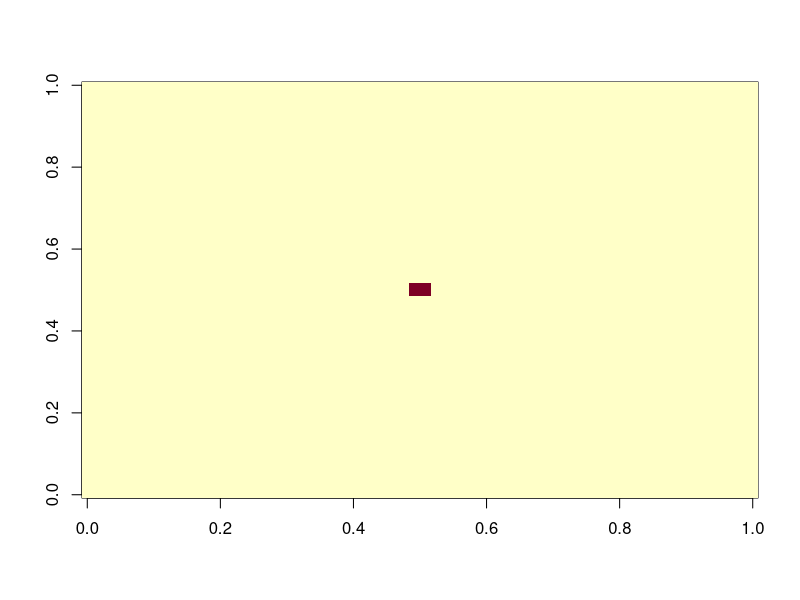

Generate this figure with R: (Note: this script raises an error after producing the figure.)
## ---- chunk 1
knitr::opts_chunk$set(echo = TRUE)
knitr::opts_knit$set(root.dir=normalizePath(".."))
## ---- chunk 2
library(tidyverse)
library(Matrix)
library(ggplot2)
## ---- chunk 3
NX <- 64 # number of pixels in x direction
NZ <- NX # number of pixels in z direction, square space for now
minx <- 0 # minimum x position in cm
minz <- 0 # minimum y position in cm
maxx <- 12.8  # maximum x position in cm
maxz <- maxx  # maximum z position in cm
pwidth <- maxx/NX # define pixel width in cm
## ---- chunk 4
wd <- 0.254 # width of inspection volume in z direction
wColl <- 0.254 # width of detector collimator slit in z direction
## ---- chunk 5
E0 <- 88.04 # Energy of primary gamma-ray of Cd-109 radioisotope in keV
moc2 <- 511 # Rest mass energy of electron in keV from NIST                                                    reference--https://physics.nist.gov/cgi-bin/cuu/Value?mec2mev
S_Act_mCi <- 75 # Input Cd-109 source activity in mCi
mCi_to_Bq <- 37000000 # Conversion factor from mCi to Bq (decays/sec)
S_Act <- mCi_to_Bq*S_Act_mCi # Calculate source activity in Bq
Ints_88k <- 0.0364 # Intensity of 88 keV gamma-rays in # per decay
Em_rate <- Ints_88k*S_Act # Emission rate of 88 keV gamma rays from Cd-109 source
r02 <- 0.0794 #classical electron radius squared in barns (1e-24 cm^2) from NIST                                reference--https://physics.nist.gov/cgi-bin/cuu/Value?re
## ---- chunk 6
NS <- 8 # number of source (and first detector) locations
XSspace <- 0.5
ZSspace <- 0.1
SourceLoc <- tibble( X = seq( 0, NS-1 ) * XSspace ) #x coordinate of source positions
SourceLoc$Z <- SourceLoc$X * ZSspace/XSspace #z coordinate of source positions

SourceLoc$Theta <- SourceLoc$Z #Initialize vector in SourceLoc for source angles
SourceLoc$Theta[ seq(1, NS) ] <- 29.3 #Angle of source positions in degrees
SourceLoc$Theta[ seq(NS/2+1, NS)] <- 180 - 29.3   #Angle of last 4 source positions in degrees
SourceDX <- 0.508 # source diameter in X dimension in cm
SourceDZ <- 0.1 # source thickness in Z dimension in cm
SourceNX <- 10 # number of source sub-positions in X dimension
SourceNZ<- 2 # number of source sub-positions in Z dimension
## ---- chunk 7
ndet <- 115 # number of gamma-ray detectors in array
det_dist <- 0.5e+0 # separation in cm of the first detector from the source and between the remaining detectors in the array
det_x <- t(tibble ( seq(1,ndet)*det_dist )) # x dimension of detector array locations
det_r <- 0.254 # set the radius of the detector face in cm
## ---- chunk 8
Eres <- 0.4 # gamma-rEay detector energy resolution in keV
chnwidth <- Eres/2 # assign channel width to give 2 channels for energy resolution of detectors
Emin <- floor(E0/(1+(E0/moc2)*(2))) # set the minimum energy for the detector below E0 back scattered energy
Emax <- floor(E0)
nchns <- (Emax-Emin)/chnwidth
Echn <- tibble ( seq(0,nchns-1)*chnwidth + Emin + chnwidth/2 ) # calculate energy of detector channels
## ---- chunk 9
mcoll1 <- 1 # slope of field of view limit 1 from collimator
bcoll1 <- 0 # intercept of field of view limit 1 from collimator
mcoll2 <- -1 # slope of field of view limit 1 from collimator
bcoll1 <- 0 # intercept of field of view limit 1 from collimator
## ---- chunk 10
Count <- tibble( times = seq(0,NS-1) ) #set up dataframe for count times
# Count$times <- 1800 #set the count times as a default of 30 m (1800 s)
Count_time <- 3600 #set the count time as a default of 60 m (3600 s)
## ---- chunk 11
Image_loc <- tibble( loc = (seq(0,NX-1)+0.5
                              )*pwidth ) #set up data frame for image plane locations
Count_time <- 3600 #set the count times as a default of 1 hr (3600 s)
# Image_plane <- Matrix (0.00E00, NX, NZ, sparse=TRUE) #initialize the NX by NZ pixel image plane with zeroes
Image_plane <- matrix (0.00E00, NX, NZ,) #initialize the NX by NZ pixel image plane with zeroes
Na <- 6.023E+23 # Avogadro number

Al <- data.frame(massdens = 2.7) # mass density of aluminum in g/cm^3 for object
Al$AW <- 26.98 # atomic weight of aluminum
Al$Z <- 13 # atomic number of aluminum
Al$adens <- Al$massdens*Na/Al$AW
Al$edens <- Al$adens*Al$Z

Image_plane[seq(NX/2,NX/2+1),seq(NZ/2,NZ/2+1)] <- Al$edens # Make four pixels at the middle of the plane for the image

X <- data.frame(X = (seq(0,NX-1)+0.5
                              )*pwidth )
X$Z <- X$X

image( Image_plane )

write.csv(Image_plane, "C:/Users/sumloan/Documents/original.csv")
## ---- chunk 12
Ep <- array (0.00E00, dim = c(NX,NZ,ndet) ) #initialize scattered gamma-ray energy in a 3D array of image plane for each detector
Ep_chn <- array (0.00E00, dim = c(NX,NZ,ndet) ) #initialize scattered gamma-ray energy bin in a 3D array of image plane for each detector
Int_prob <- array (0.00E00, dim = c(NX,NZ,ndet) ) #initialize interaction probability in a 3D array of image plane for each detector in (b/Sr)
Events <- array (0.00E00, dim = c(NX,NZ,ndet) ) #initialize interaction probability in a 3D array of image plane for each detector in (b/Sr)

for (i in 1:NX){
  for (j in 1:NZ){

    
    if (Image_plane[i,j] > 0) {
      
      sp_dist <- sqrt(X$X[i]^2 + X$Z[j]^2) # distance from source to pixel in cm
      p_SA <- X$Z[j]*pwidth^2/sp_dist^3    # solid angle of pixel from source in Sr
      
      for (k in 1:ndet){

        pd_dist <- sqrt((det_x[k]-X$X[i])^2 + X$Z[j]^2) # distance from pixel to detector in cm
        cos_theta <- (X$X[i]*(det_x[k]-X$X[i])-X$Z[j]^2) /                                                               (sp_dist*pd_dist) # cosines of angles between vector from source to
                                          #  pixel and pixel to detector for scatter angle
      
        Ep[i,j,k] <- E0/(1+(E0/moc2)*(1-cos_theta))
        Ep_chn[i,j,k] <- floor((Ep[i,j,k]-Emin)/chnwidth)+1
      
        d_SA <- pi*det_r^2*X$Z[j]/pd_dist^3  # solid angle of detector relative to pixel
        
        KN_xs <- (Al$Z*r02/2)*(Ep[i,j,k]/E0)^2*(Ep[i,j,k]/E0 + E0/Ep[i,j,k]                                         - (1-cos_theta^2)) # Klein-Nishina scattering cross section from
                                      # source through pixel into detector
        Int_prob[i,j,k] <- pwidth*Al$edens*KN_xs*1e-24*p_SA                                                                  *d_SA*sp_dist/(4*pi*X$Z[j]) # Scattering probability from
                                      # source through pixel into detector
        #Events[i,j,k] <- Int_prob[i,j,k] * Em_rate*Count_time
      
      }
    }
  }
}
## ---- chunk 13
# Ep <- array (0.00E00, dim = c(NX,NZ,ndet) ) #initialize scattered gamma-ray energy in a 3D array of image plane for each detector
# Ep_chn <- array (0.00E00, dim = c(NX,NZ,ndet) ) #initialize scattered gamma-ray energy bin in a 3D array of image plane for each detector
# Int_prob <- array (0.00E00, dim = c(NX,NZ,ndet) ) #initialize interaction probability in a 3D array of image plane for each detector in (b/Sr)
# Events <- array (0.00E00, dim = c(NX,NZ,ndet) ) #initialize interaction probability in a 3D array of image plane for each detector in (b/Sr)

ScatGram <- data.frame( Energy = seq(0,nchns-1)*chnwidth + Emin + chnwidth/2)

# chn_counts <- seq(1,nchns)*0 # initiate a vector for the detector channel counts to zero

for (k in 1:ndet){
  chn_counts <- seq(1,nchns)*0 # initiate a vector for the detector channel counts to zero
  
  for (i in 1:NX){

    # sp_dist <- sqrt(X$X[i]^2 + X$Z[j]^2) # distance from source to pixel in cm
    # p_SA <- X$Z[j]*pwidth^2/sp_dist^3    # solid angle of pixel from source in Sr
      
    for (j in 1:NZ){
      if (Image_plane[i,j] > 0) {
        chn <- Ep_chn[i,j,k]
        chn_counts[chn] <- chn_counts[chn] + Events[i,j,k]

        #pd_dist <- sqrt((det_x[k]-X$X[i])^2 + X$Z[j]^2) # distance from pixel to detector in cm
        #cos_theta <- (X$X[i]*(det_x[k]-X$X[i])-X$Z[j]^2) /                                                               (sp_dist*pd_dist) # cosines of angles between vector from source to
                                          #  pixel and pixel to detector for scatter angle
      
        #Ep[i,j,k] <- E0/(1+(E0/moc2)*(1-cos_theta))
        #Ep_chn[i,j,k] <- floor((Ep[i,j,k]-Emin)/chnwidth)+1
      
        #d_SA <- pi*det_r^2*X$Z[j]/pd_dist^3  # solid angle of detector relative to pixel
        
        #KN_xs <- (Al$Z*r02/2)*(Ep[i,j,k]/E0)^2*(Ep[i,j,k]/E0 + E0/Ep[i,j,k]                                         - (1-cos_theta^2)) # Klein-Nishina scattering cross section from
                                      # source through pixel into detector
        #Int_prob[i,j,k] <- pwidth*Al$edens*KN_xs*1e-24*p_SA                                                                  *d_SA*sp_dist/(4*pi*X$Z[j]) # Scattering probability from
                                      # source through pixel into detector
        #Events[i,j,k] <- Int_prob[i,j,k] * Em_rate*Count$times[k]
      
      }
    }
  }
  col <- as.character(det_x[k])
  ScatGram[col] <- chn_counts
}

## ---- chunk 14
plot(ScatGram$Energy, ScatGram[,ndet+1])

## ---- chunk 15
ScatterMat <- ScatGram %>%
  as.matrix()

ScatterImg <- ScatterMat %>%
  image()

write_csv(ScatGram, "raw_data/ScatterMat.csv")
